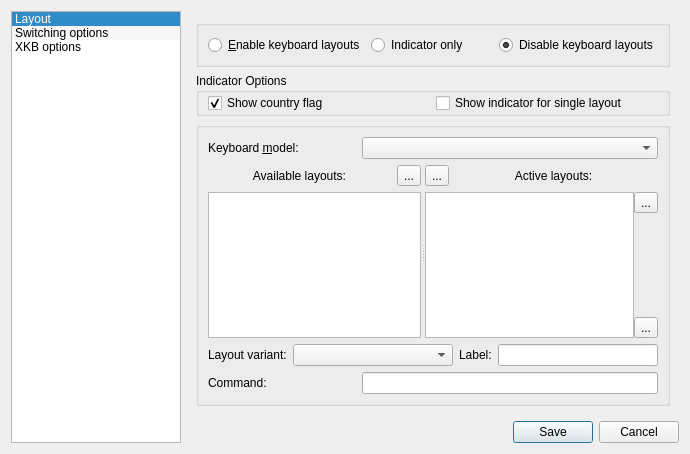
<?xml version="1.0" encoding="UTF-8"?>
<ui version="4.0">
 <class>Form</class>
 <widget class="QWidget" name="Form">
  <property name="geometry">
   <rect>
    <x>0</x>
    <y>0</y>
    <width>690</width>
    <height>454</height>
   </rect>
  </property>
  <property name="windowTitle">
   <string>Qt XKB</string>
  </property>
  <layout class="QHBoxLayout" name="horizontalLayout">
   <item>
    <widget class="QListWidget" name="listWidget">
     <property name="minimumSize">
      <size>
       <width>140</width>
       <height>0</height>
      </size>
     </property>
     <property name="alternatingRowColors">
      <bool>true</bool>
     </property>
     <property name="currentRow">
      <number>0</number>
     </property>
     <item>
      <property name="text">
       <string>Layout</string>
      </property>
     </item>
     <item>
      <property name="text">
       <string>Switching options</string>
      </property>
     </item>
     <item>
      <property name="text">
       <string>XKB options</string>
      </property>
     </item>
    </widget>
   </item>
   <item>
    <layout class="QVBoxLayout" name="verticalLayout_6">
     <item>
      <widget class="QStackedWidget" name="stackedWidget">
       <property name="currentIndex">
        <number>0</number>
       </property>
       <widget class="QWidget" name="page">
        <layout class="QVBoxLayout" name="verticalLayout">
         <item>
          <widget class="QGroupBox" name="groupBox_2">
           <property name="title">
            <string/>
           </property>
           <property name="checkable">
            <bool>false</bool>
           </property>
           <layout class="QHBoxLayout" name="horizontalLayout_2">
            <item>
             <widget class="QRadioButton" name="radioButton">
              <property name="toolTip">
               <string>Antico will configure layouts and start layout indicator</string>
              </property>
              <property name="text">
               <string>&amp;Enable keyboard layouts</string>
              </property>
             </widget>
            </item>
            <item>
             <widget class="QRadioButton" name="radioButton_2">
              <property name="toolTip">
               <string>Antico will start indicator but will use existing layout configuration</string>
              </property>
              <property name="text">
               <string>Indicator only</string>
              </property>
             </widget>
            </item>
            <item>
             <widget class="QRadioButton" name="radioButton_3">
              <property name="toolTip">
               <string>Antico will not configure or show keyboard layouts</string>
              </property>
              <property name="text">
               <string>Disable keyboard layouts</string>
              </property>
              <property name="checked">
               <bool>true</bool>
              </property>
             </widget>
            </item>
           </layout>
          </widget>
         </item>
         <item>
          <widget class="QGroupBox" name="grpIndicatorOptions">
           <property name="title">
            <string>Indicator Options</string>
           </property>
           <layout class="QHBoxLayout" name="_2">
            <property name="topMargin">
             <number>0</number>
            </property>
            <property name="bottomMargin">
             <number>0</number>
            </property>
            <item>
             <widget class="QCheckBox" name="chkShowFlag">
              <property name="whatsThis">
               <string>Shows country flag on background of layout name in tray icon</string>
              </property>
              <property name="text">
               <string>Show country flag</string>
              </property>
              <property name="checked">
               <bool>true</bool>
              </property>
             </widget>
            </item>
            <item>
             <widget class="QCheckBox" name="chkShowSingle">
              <property name="text">
               <string>Show indicator for single layout</string>
              </property>
             </widget>
            </item>
           </layout>
          </widget>
         </item>
         <item>
          <widget class="QGroupBox" name="grpLayouts">
           <property name="whatsThis">
            <string>&lt;h1&gt;Keyboard Layout&lt;/h1&gt; Here you can choose your keyboard layout and model. The 'model' refers to the type of keyboard that is connected to your computer, while the keyboard layout defines &quot;which key does what&quot; and may be different for different countries.</string>
           </property>
           <property name="title">
            <string/>
           </property>
           <layout class="QGridLayout" name="gridLayout">
            <item row="0" column="0">
             <widget class="QLabel" name="label_4">
              <property name="sizePolicy">
               <sizepolicy hsizetype="Preferred" vsizetype="Preferred">
                <horstretch>1</horstretch>
                <verstretch>0</verstretch>
               </sizepolicy>
              </property>
              <property name="text">
               <string>Keyboard &amp;model:</string>
              </property>
              <property name="buddy">
               <cstring>comboModel</cstring>
              </property>
             </widget>
            </item>
            <item row="0" column="1">
             <widget class="QComboBox" name="comboModel">
              <property name="sizePolicy">
               <sizepolicy hsizetype="Expanding" vsizetype="Fixed">
                <horstretch>2</horstretch>
                <verstretch>0</verstretch>
               </sizepolicy>
              </property>
              <property name="whatsThis">
               <string>Here you can choose a keyboard model. This setting is independent of your keyboard layout and refers to the &quot;hardware&quot; model, i.e. the way your keyboard is manufactured. Modern keyboards that come with your computer usually have two extra keys and are referred to as &quot;104-key&quot; models, which is probably what you want if you do not know what kind of keyboard you have.
</string>
              </property>
             </widget>
            </item>
            <item row="1" column="0" colspan="2">
             <widget class="QSplitter" name="splitter">
              <property name="orientation">
               <enum>Qt::Horizontal</enum>
              </property>
              <widget class="QWidget" name="layoutWidget">
               <layout class="QVBoxLayout" name="verticalLayout_5">
                <item>
                 <layout class="QHBoxLayout" name="_4">
                  <item>
                   <widget class="QLabel" name="textLabel1_4">
                    <property name="sizePolicy">
                     <sizepolicy hsizetype="Preferred" vsizetype="Preferred">
                      <horstretch>1</horstretch>
                      <verstretch>0</verstretch>
                     </sizepolicy>
                    </property>
                    <property name="text">
                     <string>Available layouts:</string>
                    </property>
                    <property name="alignment">
                     <set>Qt::AlignCenter</set>
                    </property>
                    <property name="buddy">
                     <cstring>srcTableView</cstring>
                    </property>
                   </widget>
                  </item>
                  <item>
                   <widget class="QToolButton" name="btnRemove">
                    <property name="text">
                     <string>...</string>
                    </property>
                   </widget>
                  </item>
                 </layout>
                </item>
                <item>
                 <widget class="QTreeView" name="srcTableView">
                  <property name="sizePolicy">
                   <sizepolicy hsizetype="Expanding" vsizetype="Expanding">
                    <horstretch>1</horstretch>
                    <verstretch>0</verstretch>
                   </sizepolicy>
                  </property>
                  <property name="alternatingRowColors">
                   <bool>true</bool>
                  </property>
                  <property name="selectionMode">
                   <enum>QAbstractItemView::SingleSelection</enum>
                  </property>
                  <property name="selectionBehavior">
                   <enum>QAbstractItemView::SelectRows</enum>
                  </property>
                 </widget>
                </item>
               </layout>
              </widget>
              <widget class="QWidget" name="layoutWidget">
               <layout class="QVBoxLayout" name="verticalLayout_7">
                <item>
                 <layout class="QHBoxLayout" name="_5">
                  <property name="spacing">
                   <number>0</number>
                  </property>
                  <item>
                   <widget class="QToolButton" name="btnAdd">
                    <property name="text">
                     <string>...</string>
                    </property>
                   </widget>
                  </item>
                  <item>
                   <widget class="QLabel" name="textLabel1_4_2">
                    <property name="sizePolicy">
                     <sizepolicy hsizetype="MinimumExpanding" vsizetype="Preferred">
                      <horstretch>3</horstretch>
                      <verstretch>0</verstretch>
                     </sizepolicy>
                    </property>
                    <property name="text">
                     <string>Active layouts:</string>
                    </property>
                    <property name="alignment">
                     <set>Qt::AlignCenter</set>
                    </property>
                    <property name="buddy">
                     <cstring>dstTableView</cstring>
                    </property>
                   </widget>
                  </item>
                 </layout>
                </item>
                <item>
                 <layout class="QHBoxLayout" name="_6">
                  <property name="spacing">
                   <number>0</number>
                  </property>
                  <item>
                   <widget class="QTreeView" name="dstTableView">
                    <property name="sizePolicy">
                     <sizepolicy hsizetype="Expanding" vsizetype="Expanding">
                      <horstretch>0</horstretch>
                      <verstretch>0</verstretch>
                     </sizepolicy>
                    </property>
                    <property name="alternatingRowColors">
                     <bool>true</bool>
                    </property>
                    <property name="selectionMode">
                     <enum>QAbstractItemView::SingleSelection</enum>
                    </property>
                    <property name="selectionBehavior">
                     <enum>QAbstractItemView::SelectRows</enum>
                    </property>
                    <property name="wordWrap">
                     <bool>false</bool>
                    </property>
                   </widget>
                  </item>
                  <item>
                   <layout class="QVBoxLayout" name="_7">
                    <item>
                     <widget class="QToolButton" name="btnUp">
                      <property name="text">
                       <string>...</string>
                      </property>
                     </widget>
                    </item>
                    <item>
                     <spacer>
                      <property name="orientation">
                       <enum>Qt::Vertical</enum>
                      </property>
                      <property name="sizeHint" stdset="0">
                       <size>
                        <width>20</width>
                        <height>40</height>
                       </size>
                      </property>
                     </spacer>
                    </item>
                    <item>
                     <widget class="QToolButton" name="btnDown">
                      <property name="text">
                       <string>...</string>
                      </property>
                     </widget>
                    </item>
                   </layout>
                  </item>
                 </layout>
                </item>
               </layout>
              </widget>
             </widget>
            </item>
            <item row="2" column="0" colspan="2">
             <layout class="QHBoxLayout" name="_8">
              <item>
               <widget class="QLabel" name="textLabel1">
                <property name="text">
                 <string>Layout variant:</string>
                </property>
                <property name="buddy">
                 <cstring>comboVariant</cstring>
                </property>
               </widget>
              </item>
              <item>
               <widget class="QComboBox" name="comboVariant">
                <property name="sizePolicy">
                 <sizepolicy hsizetype="Expanding" vsizetype="Fixed">
                  <horstretch>0</horstretch>
                  <verstretch>0</verstretch>
                 </sizepolicy>
                </property>
                <property name="whatsThis">
                 <string>Here you can choose a variant of selected keyboard layout. Layout variants usually represent different key maps for the same language. For example, Ukrainian layout might have four variants: basic, winkeys (as in Windows), typewriter (as in typewriters) and phonetic (each Ukrainian letter is placed on a transliterated latin one).
</string>
                </property>
               </widget>
              </item>
              <item>
               <widget class="QLabel" name="textLabel1_6">
                <property name="text">
                 <string>Label:</string>
                </property>
                <property name="buddy">
                 <cstring>editDisplayName</cstring>
                </property>
               </widget>
              </item>
              <item>
               <widget class="QLineEdit" name="editDisplayName">
                <property name="maxLength">
                 <number>3</number>
                </property>
               </widget>
              </item>
             </layout>
            </item>
            <item row="3" column="0">
             <widget class="QLabel" name="textLabel1_3">
              <property name="sizePolicy">
               <sizepolicy hsizetype="Preferred" vsizetype="Preferred">
                <horstretch>1</horstretch>
                <verstretch>0</verstretch>
               </sizepolicy>
              </property>
              <property name="text">
               <string>Command:</string>
              </property>
              <property name="buddy">
               <cstring>editCmdLine</cstring>
              </property>
             </widget>
            </item>
            <item row="3" column="1">
             <widget class="QLineEdit" name="editCmdLine">
              <property name="sizePolicy">
               <sizepolicy hsizetype="Expanding" vsizetype="Fixed">
                <horstretch>2</horstretch>
                <verstretch>0</verstretch>
               </sizepolicy>
              </property>
              <property name="whatsThis">
               <string>This is the command which will be executed to initialize configured layouts.</string>
              </property>
              <property name="readOnly">
               <bool>true</bool>
              </property>
             </widget>
            </item>
           </layout>
          </widget>
         </item>
        </layout>
       </widget>
       <widget class="QWidget" name="page_2">
        <layout class="QVBoxLayout" name="verticalLayout_2">
         <item>
          <widget class="QFrame" name="optionsFrame">
           <property name="frameShape">
            <enum>QFrame::StyledPanel</enum>
           </property>
           <property name="frameShadow">
            <enum>QFrame::Raised</enum>
           </property>
           <property name="lineWidth">
            <number>0</number>
           </property>
           <layout class="QGridLayout" name="_9">
            <item row="0" column="1">
             <widget class="QGroupBox" name="groupBox">
              <property name="title">
               <string>Shortcuts for switching layout</string>
              </property>
              <layout class="QGridLayout" name="_11">
               <item row="0" column="0">
                <widget class="QLabel" name="label">
                 <property name="text">
                  <string>Main shortcuts:</string>
                 </property>
                 <property name="buddy">
                  <cstring>btnXkbShortcut</cstring>
                 </property>
                </widget>
               </item>
               <item row="0" column="1">
                <widget class="QPushButton" name="btnXkbShortcut">
                 <property name="whatsThis">
                  <string>This is a shortcut for switching layouts which is handled by X.org. It allows modifier-only shortcuts.</string>
                 </property>
                 <property name="text">
                  <string>None</string>
                 </property>
                </widget>
               </item>
               <item row="0" column="2">
                <widget class="QToolButton" name="xkbClearButton">
                 <property name="text">
                  <string>...</string>
                 </property>
                </widget>
               </item>
               <item row="1" column="0">
                <widget class="QLabel" name="label_3">
                 <property name="text">
                  <string>3d level shortcuts:</string>
                 </property>
                 <property name="buddy">
                  <cstring>btnXkbShortcut3d</cstring>
                 </property>
                </widget>
               </item>
               <item row="1" column="1">
                <widget class="QPushButton" name="btnXkbShortcut3d">
                 <property name="whatsThis">
                  <string>This is a shortcut for switching to a third level of the active layout (if it has one) which is handled by X.org. It allows modifier-only shortcuts.</string>
                 </property>
                 <property name="text">
                  <string>None</string>
                 </property>
                </widget>
               </item>
               <item row="1" column="2">
                <widget class="QToolButton" name="xkb3dClearButton">
                 <property name="text">
                  <string>...</string>
                 </property>
                </widget>
               </item>
               <item row="2" column="0">
                <widget class="QLabel" name="label_2">
                 <property name="text">
                  <string>Alternative shortcut:</string>
                 </property>
                </widget>
               </item>
               <item row="2" column="1">
                <widget class="QPushButton" name="btnXkbShortcutAlt">
                 <property name="text">
                  <string>None</string>
                 </property>
                </widget>
               </item>
               <item row="2" column="2">
                <widget class="QToolButton" name="xkbAltClearButton">
                 <property name="text">
                  <string>...</string>
                 </property>
                </widget>
               </item>
              </layout>
             </widget>
            </item>
            <item row="0" column="0">
             <widget class="QGroupBox" name="groupBox_3">
              <property name="enabled">
               <bool>true</bool>
              </property>
              <property name="title">
               <string>Switshing policy</string>
              </property>
              <layout class="QVBoxLayout" name="verticalLayout_4">
               <item>
                <widget class="QRadioButton" name="rdBtnSwitchGlobal">
                 <property name="text">
                  <string>&amp;Global</string>
                 </property>
                 <property name="checked">
                  <bool>true</bool>
                 </property>
                </widget>
               </item>
               <item>
                <widget class="QRadioButton" name="rdBtnSwitchPerDesktop">
                 <property name="text">
                  <string>Desktop</string>
                 </property>
                </widget>
               </item>
               <item>
                <widget class="QRadioButton" name="rdBtnSwitchPerApp">
                 <property name="text">
                  <string>Application</string>
                 </property>
                </widget>
               </item>
               <item>
                <widget class="QRadioButton" name="rdBtnSwitchPerWin">
                 <property name="text">
                  <string>&amp;Window</string>
                 </property>
                </widget>
               </item>
              </layout>
              <zorder>rdBtnSwitchGlobal</zorder>
              <zorder>rdBtnSwitchPerApp</zorder>
              <zorder>rdBtnSwitchPerDesktop</zorder>
              <zorder>rdBtnSwitchPerWin</zorder>
             </widget>
            </item>
            <item row="3" column="0">
             <spacer>
              <property name="orientation">
               <enum>Qt::Vertical</enum>
              </property>
              <property name="sizeHint" stdset="0">
               <size>
                <width>20</width>
                <height>40</height>
               </size>
              </property>
             </spacer>
            </item>
            <item row="1" column="1" rowspan="2">
             <layout class="QHBoxLayout" name="horizontalLayout_3"/>
            </item>
           </layout>
          </widget>
         </item>
        </layout>
       </widget>
       <widget class="QWidget" name="page_3">
        <layout class="QVBoxLayout" name="verticalLayout_3">
         <item>
          <widget class="QGroupBox" name="groupBox3_2">
           <property name="whatsThis">
            <string>Here you can set xkb extension options instead of, or in addition to, specifying them in the X11 configuration file.</string>
           </property>
           <property name="title">
            <string>Xkb Options</string>
           </property>
           <layout class="QGridLayout" name="_12">
            <item row="0" column="0" colspan="2">
             <widget class="QCheckBox" name="checkResetOld">
              <property name="text">
               <string>&amp;Reset old options</string>
              </property>
              <property name="checked">
               <bool>true</bool>
              </property>
             </widget>
            </item>
            <item row="2" column="0" colspan="2">
             <widget class="QTreeView" name="xkbOptionsTreeView">
              <property name="alternatingRowColors">
               <bool>true</bool>
              </property>
              <property name="selectionMode">
               <enum>QAbstractItemView::NoSelection</enum>
              </property>
             </widget>
            </item>
            <item row="3" column="0">
             <widget class="QLabel" name="textLabel1_3_2">
              <property name="text">
               <string>Command:</string>
              </property>
             </widget>
            </item>
            <item row="3" column="1">
             <widget class="QLineEdit" name="editCmdLineOpt">
              <property name="whatsThis">
               <string>This is the command which will be executed to initialize configured options.</string>
              </property>
              <property name="readOnly">
               <bool>true</bool>
              </property>
             </widget>
            </item>
           </layout>
          </widget>
         </item>
        </layout>
       </widget>
      </widget>
     </item>
     <item>
      <widget class="QDialogButtonBox" name="buttonBox">
       <property name="standardButtons">
        <set>QDialogButtonBox::Cancel|QDialogButtonBox::Save</set>
       </property>
       <property name="centerButtons">
        <bool>false</bool>
       </property>
      </widget>
     </item>
    </layout>
   </item>
  </layout>
 </widget>
 <resources/>
 <connections>
  <connection>
   <sender>listWidget</sender>
   <signal>currentRowChanged(int)</signal>
   <receiver>stackedWidget</receiver>
   <slot>setCurrentIndex(int)</slot>
   <hints>
    <hint type="sourcelabel">
     <x>143</x>
     <y>34</y>
    </hint>
    <hint type="destinationlabel">
     <x>617</x>
     <y>43</y>
    </hint>
   </hints>
  </connection>
 </connections>
</ui>
